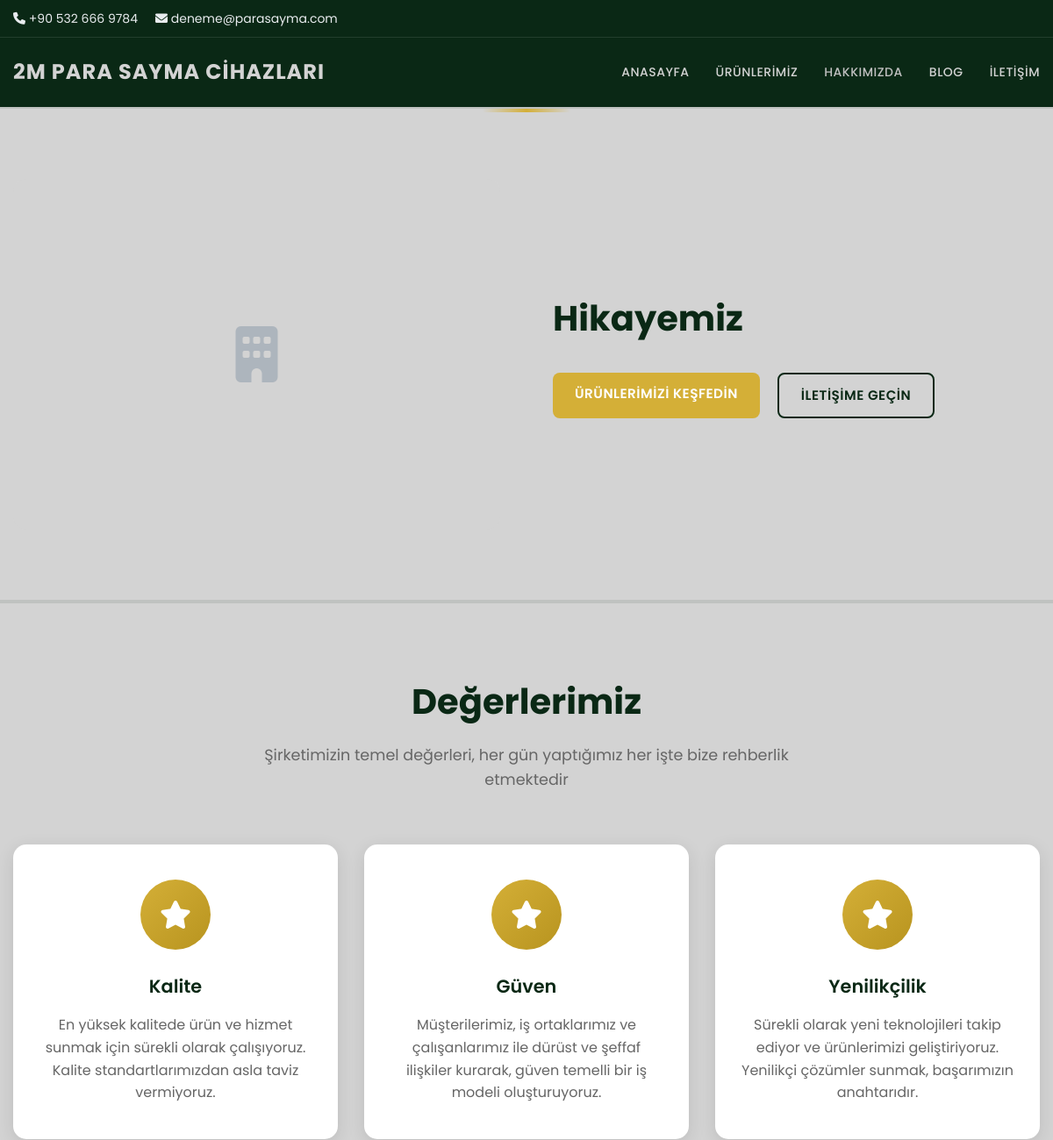
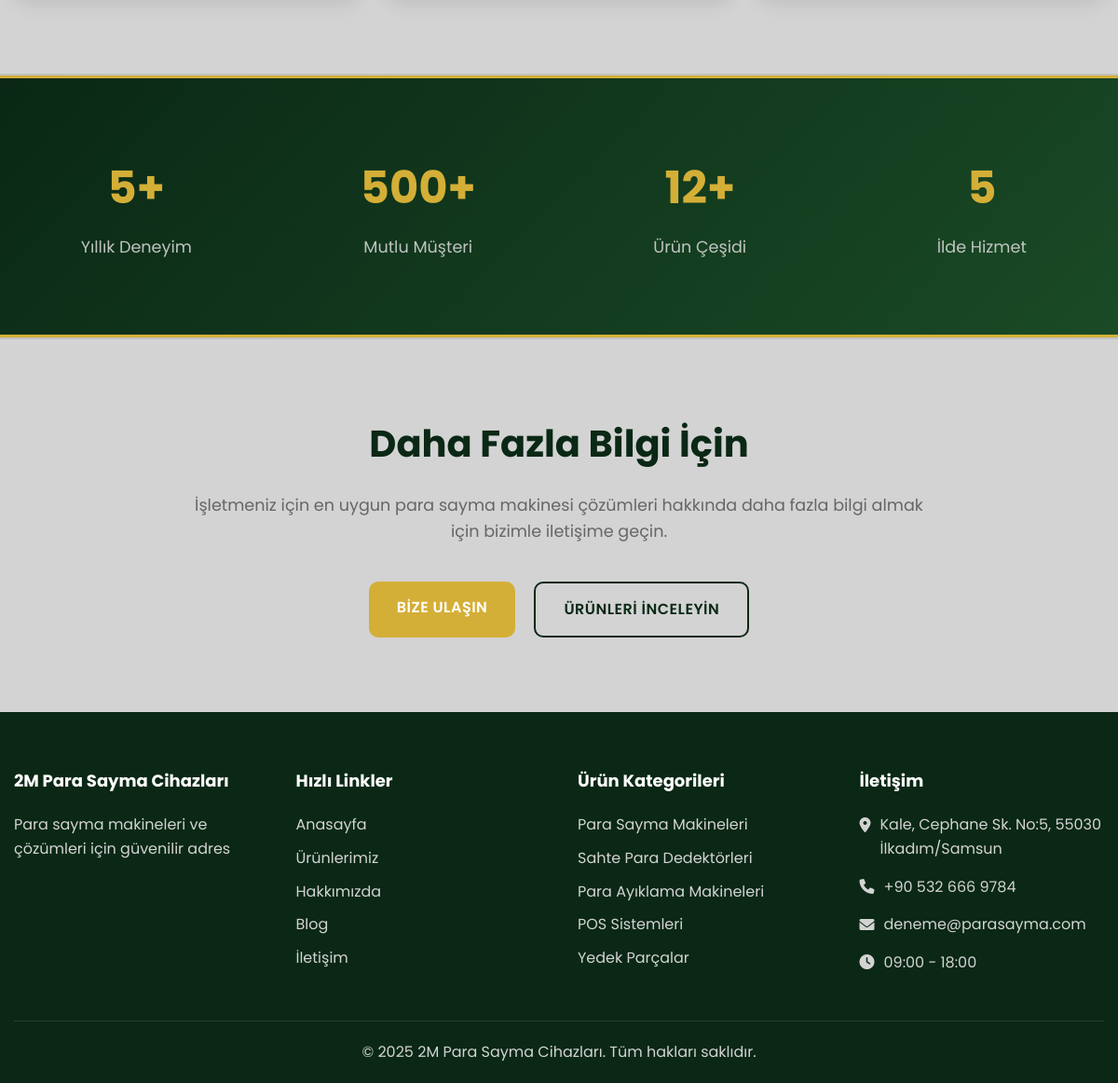
Screenshot of /hakkimizda/ with the database file from the repository (2 pictures, top to bottom).
### website/models.py (models this page shows, shortened)
class SiteSettings(models.Model):
    site_title = models.CharField(max_length=100, default="2M ISTANBUL ELEKTRONİK")
    site_description = models.TextField(default="Para sayma makineleri ve çözümleri için güvenilir adres")
    logo = models.ImageField(upload_to='site/', null=True, blank=True)
    favicon = models.ImageField(upload_to='site/', null=True, blank=True)
    phone_primary = models.CharField(max_length=20, default="+90 123 456 78 90")
    phone_secondary = models.CharField(max_length=20, blank=True)
    email_primary = models.EmailField(default="info@2mistanbul.com")
    email_secondary = models.EmailField(blank=True)
    address = models.TextField(default="Merkez Mah. Atatürk Cad. No:123 Kat:5, İstanbul")
    working_hours_weekday = models.CharField(max_length=50, default="09:00 - 18:00")
    working_hours_saturday = models.CharField(max_length=50, default="09:00 - 15:00")
    working_hours_sunday = models.CharField(max_length=50, default="Kapalı")
    facebook_url = models.URLField(blank=True)
    twitter_url = models.URLField(blank=True)
    instagram_url = models.URLField(blank=True)
    linkedin_url = models.URLField(blank=True)
    youtube_url = models.URLField(blank=True)
    meta_keywords = models.TextField(blank=True)
    google_analytics = models.TextField(blank=True)
    created_at = models.DateTimeField(auto_now_add=True)
    updated_at = models.DateTimeField(auto_now=True)
    class Meta:
        verbose_name = "Site Ayarları"
        verbose_name_plural = "Site Ayarları"

class CompanyValue(models.Model):
    title = models.CharField(max_length=100, verbose_name="Başlık")
    description = models.TextField(verbose_name="Açıklama")
    icon_class = models.CharField(max_length=50, help_text="Font Awesome icon class (örn: fas fa-medal)", verbose_name="İkon")
    is_active = models.BooleanField(default=True, verbose_name="Aktif")
    order = models.PositiveIntegerField(default=0, verbose_name="Sıralama")
    class Meta:
        verbose_name = "Şirket Değeri"
        verbose_name_plural = "Şirket Değerleri"
        ordering = ['order']

class AboutPage(models.Model):
    story_title = models.CharField(max_length=200, default="Hikayemiz", verbose_name="Hikaye Başlığı")
    story_content = models.TextField(verbose_name="Hikaye İçeriği")
    story_image = models.ImageField(upload_to='about/', blank=True, verbose_name="Hikaye Resmi")
    years_experience = models.PositiveIntegerField(default=20, verbose_name="Yıllık Deneyim")
    happy_customers = models.PositiveIntegerField(default=5000, verbose_name="Mutlu Müşteri")
    product_varieties = models.PositiveIntegerField(default=30, verbose_name="Ürün Çeşidi")
    cities_served = models.PositiveIntegerField(default=81, verbose_name="Hizmet Verilen İl")
    meta_title = models.CharField(max_length=60, blank=True, verbose_name="Meta Başlık")
    meta_description = models.CharField(max_length=160, blank=True, verbose_name="Meta Açıklama")
    updated_at = models.DateTimeField(auto_now=True)
    class Meta:
        verbose_name = "Hakkımızda Sayfası"
        verbose_name_plural = "Hakkımızda Sayfası"

class ProductCategory(models.Model):
    name = models.CharField(max_length=100, verbose_name="Kategori Adı")
    slug = models.SlugField(unique=True)
    description = models.TextField(blank=True, verbose_name="Açıklama")
    image = models.ImageField(upload_to='categories/', blank=True, verbose_name="Kategori Resmi")
    is_active = models.BooleanField(default=True, verbose_name="Aktif")
    order = models.PositiveIntegerField(default=0, verbose_name="Sıralama")
    class Meta:
        verbose_name = "Ürün Kategorisi"
        verbose_name_plural = "Ürün Kategorileri"
        ordering = ['order', 'name']

### website/views.py (the view)
# urls.py: path('hakkimizda/', views.hakkimizda, name='hakkimizda'),
def hakkimizda(request):
    context = get_site_context()
    about_page = AboutPage.objects.first()
    company_values = CompanyValue.objects.filter(is_active=True).order_by('order')
    context.update({
        'about_page': about_page,
        'company_values': company_values,
    })
    return render(request, 'hakkimizda.html', context)

### website/views.py (called while the page is built)
def get_site_context():
    try:
        site_settings = SiteSettings.objects.first()
    except SiteSettings.DoesNotExist:
        site_settings = None
    return {
        'site_settings': site_settings,
        'product_categories': ProductCategory.objects.filter(is_active=True).order_by('order'),
    }

### templates/hakkimizda.html (shortened to what this page needs)
{% extends 'base.html' %}
{% load static %}
{% block content %}
{% if about_page %}
<section class="about-story">
    <div class="container">
        <div class="about-content">
            <div class="about-image">
                {% if about_page.company_image %}
                    <img src="{{ about_page.company_image.url }}" alt="Şirket Hikayesi">
                {% else %}
                    <div class="placeholder-image">
                        <i class="fas fa-building"></i>
                    </div>
                {% endif %}
            </div>
            <div class="about-text">
                <h2>Hikayemiz</h2>
                <div class="action-buttons">
                    <a href="{% url 'website:urunler' %}" class="btn primary">Ürünlerimizi Keşfedin</a>
                    <a href="{% url 'website:iletisim' %}" class="btn secondary">İletişime Geçin</a>
                </div>
            </div>
        </div>
    </div>
</section>
{% endif %}
{% if company_values %}
<section class="values-section">
    <div class="container">
        <div class="section-header">
            <h2>Değerlerimiz</h2>
            <p>Şirketimizin temel değerleri, her gün yaptığımız her işte bize rehberlik etmektedir</p>
        </div>
        <div class="values-grid">
            {% for value in company_values %}
                <div class="value-card">
                    <div class="value-icon">
                        <i class="{{ value.icon|default:'fas fa-star' }}"></i>
                    </div>
                    <h3>{{ value.title }}</h3>
                    <p>{{ value.description }}</p>
                </div>
            {% endfor %}
        </div>
    </div>
</section>
{% endif %}
<section class="stats-section">
    <div class="container">
        <div class="stats-grid">
            <div class="stat-item">
                <div class="stat-number">{{ about_page.years_experience|default:"20" }}+</div>
                <div class="stat-label">Yıllık Deneyim</div>
            </div>
            <div class="stat-item">
                <div class="stat-number">{{ about_page.happy_customers|default:"5000" }}+</div>
                <div class="stat-label">Mutlu Müşteri</div>
            </div>
            <div class="stat-item">
                <div class="stat-number">{{ about_page.product_varieties|default:"30" }}+</div>
                <div class="stat-label">Ürün Çeşidi</div>
            </div>
            <div class="stat-item">
                <div class="stat-number">{{ about_page.cities_served|default:"81" }}</div>
                <div class="stat-label">İlde Hizmet</div>
            </div>
        </div>
    </div>
</section>
<section class="cta-section">
    <div class="container">
        <div class="cta-content">
            <h2>Daha Fazla Bilgi İçin</h2>
            <p>İşletmeniz için en uygun para sayma makinesi çözümleri hakkında daha fazla bilgi almak için bizimle iletişime geçin.</p>
            <div class="cta-buttons">
                <a href="{% url 'website:iletisim' %}" class="cta-btn primary">Bize Ulaşın</a>
                <a href="{% url 'website:urunler' %}" class="cta-btn secondary">Ürünleri İnceleyin</a>
            </div>
        </div>
    </div>
</section>
{% endblock %}

### templates/base.html (shortened to what this page needs)
{% load static %}
<!DOCTYPE html>
<html lang="tr">
<head>
    <link rel="stylesheet" href="https://cdnjs.cloudflare.com/ajax/libs/font-awesome/6.0.0/css/all.min.css">
    <link rel="stylesheet" href="{% static 'css/styles.css' %}?v=20250118-1905">
</head>
<body>
    <div class="top-bar">
        <div class="container">
            <div class="contact-info">
                <span><i class="fas fa-phone"></i> {{ site_settings.phone_primary|default:"+90 123 456 78 90" }}</span>
                <span><i class="fas fa-envelope"></i> {{ site_settings.email_primary|default:"info@2mistanbul.com" }}</span>
            </div>
        </div>
    </div>
    <header class="main-header">
        <div class="container">
            <div class="logo">
                <a href="{% url 'website:anasayfa' %}">
                    {% if site_settings.logo %}
                        <img src="{{ site_settings.logo.url }}" alt="{{ site_settings.site_title }}" style="max-height: 40px;">
                    {% else %}
                        {{ site_settings.site_title|default:"2M ISTANBUL ELEKTRONİK" }}
                    {% endif %}
                </a>
            </div>
            <nav class="nav-menu">
                <a href="{% url 'website:anasayfa' %}">Anasayfa</a>
                <a href="{% url 'website:urunler' %}">Ürünlerimiz</a>
                <a href="{% url 'website:hakkimizda' %}">Hakkımızda</a>
                <a href="{% url 'website:blog' %}">Blog</a>
                <a href="{% url 'website:iletisim' %}">İletişim</a>
            </nav>
        </div>
    </header>
    <main>
        {% block content %}
        {% endblock %}
    </main>
    <footer>
        <div class="container">
            <div class="footer-content">
                <div class="footer-column">
                    <h3>{{ site_settings.site_title|default:"2M ISTANBUL ELEKTRONİK" }}</h3>
                    <p style="margin-bottom: 20px;">{{ site_settings.site_description|default:"20 yılı aşkın deneyimimizle para sayma makineleri ve çözümleri konusunda Türkiye'nin lider tedarikçisiyiz." }}</p>
                </div>
                <div class="footer-column">
                    <h3>Hızlı Linkler</h3>
                    <ul class="footer-links">
                        <li><a href="{% url 'website:anasayfa' %}">Anasayfa</a></li>
                        <li><a href="{% url 'website:urunler' %}">Ürünlerimiz</a></li>
                        <li><a href="{% url 'website:hakkimizda' %}">Hakkımızda</a></li>
                        <li><a href="{% url 'website:blog' %}">Blog</a></li>
                        <li><a href="{% url 'website:iletisim' %}">İletişim</a></li>
                    </ul>
                </div>
                <div class="footer-column">
                    <h3>Ürün Kategorileri</h3>
                    <ul class="footer-links">
                        {% for category in product_categories %}
                            <li><a href="{% url 'website:urunler' %}?category={{ category.slug }}">{{ category.name }}</a></li>
                        {% empty %}
                            <li><a href="{% url 'website:urunler' %}">Para Sayma Makineleri</a></li>
                            <li><a href="{% url 'website:urunler' %}">Sahte Para Dedektörleri</a></li>
                            <li><a href="{% url 'website:urunler' %}">Para Ayıklama Makineleri</a></li>
                            <li><a href="{% url 'website:urunler' %}">POS Sistemleri</a></li>
                        {% endfor %}
                        <li><a href="{% url 'website:iletisim' %}">Yedek Parçalar</a></li>
                    </ul>
                </div>
                <div class="footer-column">
                    <h3>İletişim</h3>
                    <ul class="footer-links" style="list-style: none;">
                        <li style="display: flex; align-items: flex-start; gap: 10px; margin-bottom: 15px;">
                            <i class="fas fa-map-marker-alt" style="margin-top: 5px;"></i>
                            <span>{{ site_settings.address|default:"Merkez Mah. Atatürk Cad. No:123 Kat:5, İstanbul" }}</span>
                        </li>
                        <li style="display: flex; align-items: center; gap: 10px; margin-bottom: 15px;">
                            <i class="fas fa-phone"></i>
                            <span>{{ site_settings.phone_primary|default:"+90 123 456 78 90" }}</span>
                        </li>
                        <li style="display: flex; align-items: center; gap: 10px; margin-bottom: 15px;">
                            <i class="fas fa-envelope"></i>
                            <span>{{ site_settings.email_primary|default:"info@2mistanbul.com" }}</span>
                        </li>
                        <li style="display: flex; align-items: center; gap: 10px;">
                            <i class="fas fa-clock"></i>
                            <span>{{ site_settings.working_hours_weekday|default:"Pzt-Cum: 09:00-18:00" }}</span>
                        </li>
                    </ul>
                </div>
            </div>
            <div class="footer-bottom">
                <div class="container">
                    <p>&copy; 2025 {{ site_settings.site_title|default:"2M ISTANBUL ELEKTRONİK" }}. Tüm hakları saklıdır.</p>
                </div>
            </div>
        </div>
    </footer>
</body>
</html>

### static/css/styles.css (style rules this page uses)
:root { --dark-green: #0A2815; --cream: #D3D3D3; --red: #A91E23; --white: #FFFFFF; }
* { margin: 0; padding: 0; box-sizing: border-box; }
body { font-family: 'Poppins', 'Segoe UI', sans-serif; line-height: 1.6; color: #0A2815; background-color: #D3D3D3 !important; min-height: 100vh; }
.container { width: 100%; max-width: 1200px; margin: 0 auto; padding: 0 15px; }
.top-bar { background-color: #0A2815; color: var(--white); padding: 10px 0; font-size: 14px; border-bottom: 1px solid rgba(255,255,255,0.1); }
.top-bar .container { display: flex; justify-content: space-between; align-items: center; }
.contact-info { display: flex; gap: 20px; }
.contact-info span { color: #E9ECEF; }
.main-header { padding: 20px 0; background-color: #0A2815; }
.main-header .container { display: flex; justify-content: space-between; align-items: center; }
.logo { font-size: 24px; font-weight: bold; text-transform: uppercase; letter-spacing: 1px; color: #D3D3D3; }
.logo a { text-decoration: none; color: #D3D3D3; }
.nav-menu { display: flex; gap: 30px; }
.nav-menu a { text-decoration: none; color: #D3D3D3; font-weight: 500; text-transform: uppercase; font-size: 14px; letter-spacing: 0.5px; position: relative; transition: color 0.3s; }
.nav-menu a.active { color: #C0C0C0; }
.section-header { text-align: center; margin-bottom: 50px; }
.section-header h2 { font-size: 28px; color: var(--dark-green); margin-bottom: 10px; }
.section-header p { color: #666666; max-width: 700px; margin: 0 auto; }
.stats-section { border-top: 3px solid #D4AF37; border-bottom: 3px solid #D4AF37; }
.cta-section { border-top: 2px solid rgba(10, 40, 21, 0.1); }
.about-story { padding: 80px 0; background-color: #D3D3D3 !important; border-top: 2px solid rgba(10, 40, 21, 0.1); border-bottom: 2px solid rgba(10, 40, 21, 0.1); position: relative; }
.about-story::before { content: ''; position: absolute; top: 0; left: 50%; transform: translateX(-50%); width: 100px; height: 4px; background: linear-gradient(90deg, transparent, #D4AF37, transparent); }
.values-section { border-top: 2px solid rgba(10, 40, 21, 0.1); border-bottom: 2px solid rgba(10, 40, 21, 0.1); }
.about-content { display: grid; grid-template-columns: 1fr 1fr; gap: 50px; align-items: center; }
.about-text h2 { font-size: 36px; color: var(--dark-green); margin-bottom: 20px; }
.about-image { height: 400px; background-color: #D3D3D3 !important; border-radius: 8px; background-size: cover; background-position: center; }
.stats-section { padding: 80px 0; background: linear-gradient(135deg, #0A2815 0%, #1a4a26 100%); color: var(--white); }
.stats-grid { display: grid; grid-template-columns: repeat(auto-fit, minmax(200px, 1fr)); gap: 30px; text-align: center; }
.stat-number { font-size: 48px; font-weight: bold; color: #D4AF37; margin-bottom: 10px; }
.stat-label { font-size: 16px; color: #D3D3D3; }
footer { background-color: var(--dark-green); color: #D3D3D3; padding: 60px 0 20px; }
.footer-content { display: grid; grid-template-columns: repeat(auto-fit, minmax(200px, 1fr)); gap: 40px; margin-bottom: 40px; }
.footer-column h3 { font-size: 18px; margin-bottom: 20px; color: var(--white); }
.footer-links { list-style: none; }
.footer-links li { margin-bottom: 10px; }
.footer-links a { color: #D3D3D3; text-decoration: none; transition: color 0.3s; }
.footer-bottom { text-align: center; padding-top: 20px; border-top: 1px solid rgba(255, 255, 255, 0.1); }

### rows the page displays
SiteSettings: phone_primary "+90 532 666 9784", email_primary "deneme@parasayma.com", site_title "2M PARA SAYMA CIHAZLARI", site_title "2M Para Sayma Cihazları", site_description "Para sayma makineleri ve çözümleri için güvenilir adres", address "Kale, Cephane Sk. No:5, 55030 İlkadım/Samsun", working_hours_weekday "09:00 - 18:00"
CompanyValue: title "Kalite", description "En yüksek kalitede ürün ve hizmet sunmak için sürekli olarak çalışıyoruz. Kalite standartlarımızdan asla taviz vermiyoruz."
CompanyValue: title "Güven", description "Müşterilerimiz, iş ortaklarımız ve çalışanlarımız ile dürüst ve şeffaf ilişkiler kurarak, güven temelli bir iş modeli oluşturuyoruz."
CompanyValue: title "Yenilikçilik", description "Sürekli olarak yeni teknolojileri takip ediyor ve ürünlerimizi geliştiriyoruz. Yenilikçi çözümler sunmak, başarımızın anahtarıdır."
AboutPage: years_experience "5", happy_customers "500", product_varieties "12", cities_served "5"
ProductCategory: name "Para Sayma Makineleri"
ProductCategory: name "Sahte Para Dedektörleri"
ProductCategory: name "Para Ayıklama Makineleri"
ProductCategory: name "POS Sistemleri"
